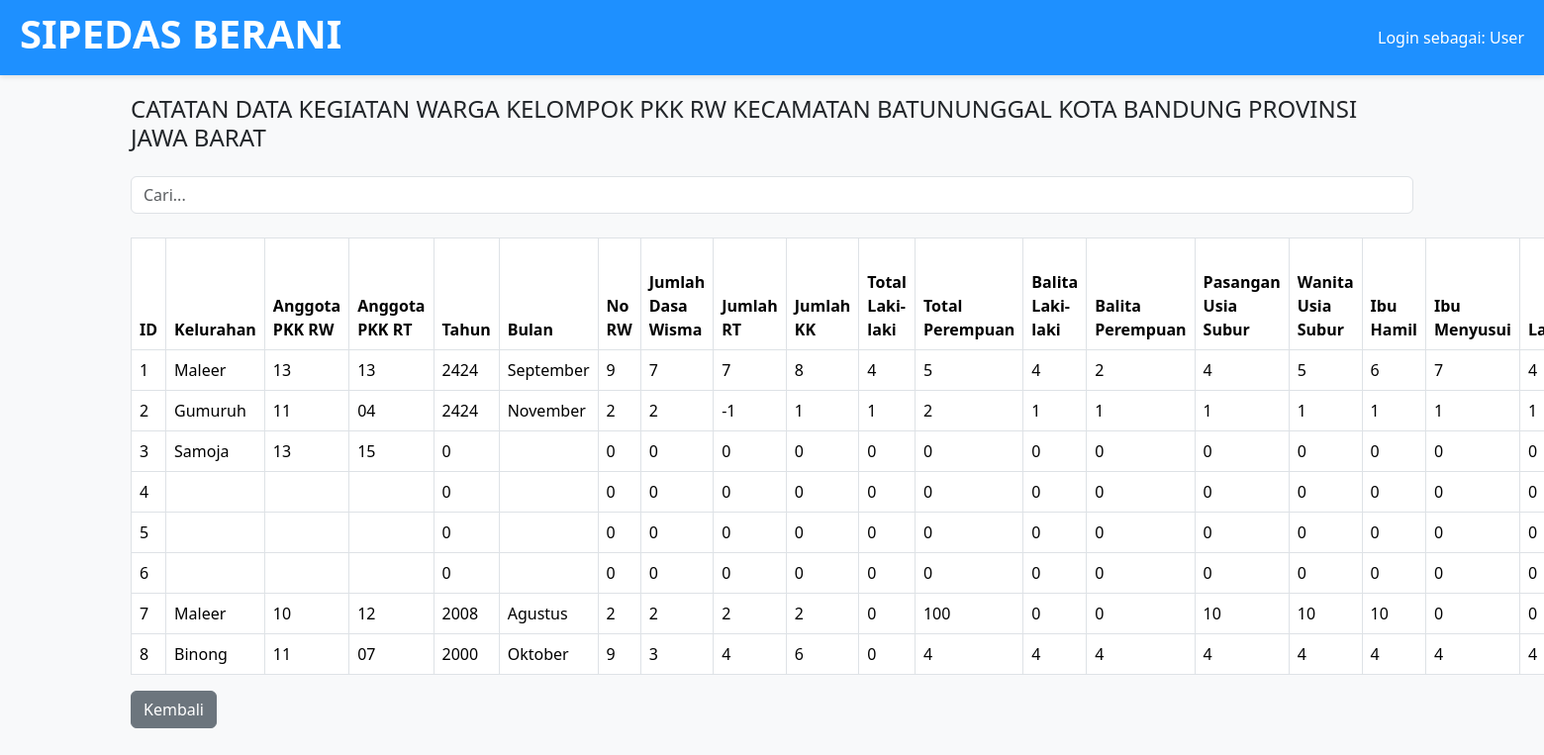
Page /view_rekap_catatan_pkk_rw.php on the committed database.
### tables this page shows
CREATE TABLE `rekap_catatan_pkk_rw` (
  `id` int(11) NOT NULL,
  `kelurahan` varchar(255) DEFAULT NULL,
  `anggota_pkk_rw` varchar(255) DEFAULT NULL,
  `anggota_pkk_rt` varchar(255) DEFAULT NULL,
  `tahun` int(11) DEFAULT NULL,
  `bulan` varchar(255) DEFAULT NULL,
  `no_rw` int(11) DEFAULT NULL,
  `jumlah_dasa_wisma` int(11) DEFAULT NULL,
  `jumlah_rt` int(11) DEFAULT NULL,
  `jumlah_kk` int(11) DEFAULT NULL,
  `total_laki_laki` int(11) DEFAULT NULL,
  `total_perempuan` int(11) DEFAULT NULL,
  `balita_laki_laki` int(11) DEFAULT NULL,
  `balita_perempuan` int(11) DEFAULT NULL,
  `pasangan_usia_subur` int(11) DEFAULT NULL,
  `wanita_usia_subur` int(11) DEFAULT NULL,
  `ibu_hamil` int(11) DEFAULT NULL,
  `ibu_menyusui` int(11) DEFAULT NULL,
  `lansia` int(11) DEFAULT NULL,
  `tiga_buta` int(11) DEFAULT NULL,
  `berkebutuhan_khusus` int(11) DEFAULT NULL,
  `sehat` int(11) DEFAULT NULL,
  `kurang_sehat` int(11) DEFAULT NULL,
  `memiliki_tempat_pembuangan_sampah` int(11) DEFAULT NULL,
  `memiliki_spal` int(11) DEFAULT NULL,
  `memiliki_jamban_keluarga` int(11) DEFAULT NULL,
  `menempel_stiker_p4k` int(11) DEFAULT NULL,
  `pdam` int(11) DEFAULT NULL,
  `sumur` int(11) DEFAULT NULL,
  `dll` int(11) DEFAULT NULL,
  `beras` int(11) DEFAULT NULL,
  `non_beras` int(11) DEFAULT NULL,
  `up2k` int(11) DEFAULT NULL,
  `pemanfaatan_tanah_perkarangan` int(11) DEFAULT NULL,
  `industri_rumah_tangga` int(11) DEFAULT NULL,
  `kesehatan_lingkungan` int(11) DEFAULT NULL,
  `keterangan` text DEFAULT NULL
);

### view_rekap_catatan_pkk_rw.php (the view, shortened to what this page needs)
<?php
include 'connect.php';
function fetchData($conn) {
    $sql = "SELECT * FROM rekap_catatan_pkk_rw";
    return $conn->query($sql);
}
$result = fetchData($conn);
?>
<!DOCTYPE html>
<html lang="en">
<head>
    <link rel="stylesheet" href="css/bootstrap.min.css">
    <link rel="stylesheet" href="css/styles.css">
</head>
<body>
    <header class="header">
        <div class="header-left">
            <h1>SIPEDAS BERANI</h1>
        </div>
        <div class="header-right">
            <span>Login sebagai: User</span>
        </div>
    </header>
    <div class="container mt-5">
        <h4 class="mt-5">CATATAN DATA KEGIATAN WARGA KELOMPOK PKK RW KECAMATAN BATUNUNGGAL KOTA BANDUNG PROVINSI JAWA BARAT</h4>
        <input type="text" id="searchKelurahan" placeholder="Cari..." class="form-control mt-4" onkeyup="filterTable()" style="margin-top: 80px;">
        <table class="table table-bordered mt-4">
        <thead>
                <tr>
                    <th>ID</th>
                    <th>Kelurahan</th>
                    <th>Anggota PKK RW</th>
                    <th>Anggota PKK RT</th>
                    <th>Tahun</th>
                    <th>Bulan</th>
                    <th>No RW</th>
                    <th>Jumlah Dasa Wisma</th>
                    <th>Jumlah RT</th>
                    <th>Jumlah KK</th>
                    <th>Total Laki-laki</th>
                    <th>Total Perempuan</th>
                    <th>Balita Laki-laki</th>
                    <th>Balita Perempuan</th>
                    <th>Pasangan Usia Subur</th>
                    <th>Wanita Usia Subur</th>
                    <th>Ibu Hamil</th>
                    <th>Ibu Menyusui</th>
                    <th>Lansia</th>
                </tr>
            </thead>
            <tbody>
                <?php if ($result->num_rows > 0): ?>
                    <?php while($row = $result->fetch_assoc()): ?>
                        <tr>
                            <td><?php echo $row['id']; ?></td>
                            <td><?php echo $row['kelurahan']; ?></td>
                            <td><?php echo $row['anggota_pkk_rw']; ?></td>
                            <td><?php echo $row['anggota_pkk_rt']; ?></td>
                            <td><?php echo $row['tahun']; ?></td>
                            <td><?php echo $row['bulan']; ?></td>
                            <td><?php echo $row['no_rw']; ?></td>
                            <td><?php echo $row['jumlah_dasa_wisma']; ?></td>
                            <td><?php echo $row['jumlah_rt']; ?></td>
                            <td><?php echo $row['jumlah_kk']; ?></td>
                            <td><?php echo $row['total_laki_laki']; ?></td>
                            <td><?php echo $row['total_perempuan']; ?></td>
                            <td><?php echo $row['balita_laki_laki']; ?></td>
                            <td><?php echo $row['balita_perempuan']; ?></td>
                            <td><?php echo $row['pasangan_usia_subur']; ?></td>
                            <td><?php echo $row['wanita_usia_subur']; ?></td>
                            <td><?php echo $row['ibu_hamil']; ?></td>
                            <td><?php echo $row['ibu_menyusui']; ?></td>
                            <td><?php echo $row['lansia']; ?></td>
                        </tr>
                    <?php endwhile; ?>
                <?php else: ?>
                    <tr>
                        <td colspan="22">Tidak ada data ditemukan.</td>
                    </tr>
                <?php endif; ?>
            </tbody>
        </table>
        <a href="mainmenu.php" class="btn btn-secondary">Kembali</a>
    </div>
</body>
</html>

### css/styles.css (style rules this page uses)
:root { --white: #ffffff; --blue: #1e90ff; }
body { background-color: #f8f9fa; display: flex; justify-content: center; align-items: center; }
.header { background-color: var(--blue); color: white; position: fixed; top: 0; left: 0; right: 0; padding: 10px 20px; box-shadow: 0 2px 5px rgba(0, 0, 0, 0.1); z-index: 1001; display: flex; justify-content: space-between; align-items: center; }
.header-left { flex: 1; }
.header-right { margin-left: 20px; font-weight: 500; }
.header h1 { font-weight: 700; }

### rows in the picture
rekap_catatan_pkk_rw: id "1", kelurahan "Maleer", anggota_pkk_rw "13", anggota_pkk_rt "13", tahun "2424", bulan "September", no_rw "9", jumlah_dasa_wisma "7", jumlah_rt "7", jumlah_kk "8", total_laki_laki "4", total_perempuan "5", balita_laki_laki "4", balita_perempuan "2", pasangan_usia_subur "4", wanita_usia_subur "5", ibu_hamil "6", ibu_menyusui "7", lansia "4"
rekap_catatan_pkk_rw: id "2", kelurahan "Gumuruh", anggota_pkk_rw "11", anggota_pkk_rt "04", tahun "2424", bulan "November", no_rw "2", jumlah_dasa_wisma "2", jumlah_rt "-1", jumlah_kk "1", total_laki_laki "1", total_perempuan "2", balita_laki_laki "1", balita_perempuan "1", pasangan_usia_subur "1", wanita_usia_subur "1", ibu_hamil "1", ibu_menyusui "1", lansia "1"
rekap_catatan_pkk_rw: id "3", kelurahan "Samoja", anggota_pkk_rw "13", anggota_pkk_rt "15", tahun "0", no_rw "0", jumlah_dasa_wisma "0", jumlah_rt "0", jumlah_kk "0", total_laki_laki "0", total_perempuan "0", balita_laki_laki "0", balita_perempuan "0", pasangan_usia_subur "0", wanita_usia_subur "0", ibu_hamil "0", ibu_menyusui "0", lansia "0"
rekap_catatan_pkk_rw: id "4", tahun "0", no_rw "0", jumlah_dasa_wisma "0", jumlah_rt "0", jumlah_kk "0", total_laki_laki "0", total_perempuan "0", balita_laki_laki "0", balita_perempuan "0", pasangan_usia_subur "0", wanita_usia_subur "0", ibu_hamil "0", ibu_menyusui "0", lansia "0"
rekap_catatan_pkk_rw: id "5", tahun "0", no_rw "0", jumlah_dasa_wisma "0", jumlah_rt "0", jumlah_kk "0", total_laki_laki "0", total_perempuan "0", balita_laki_laki "0", balita_perempuan "0", pasangan_usia_subur "0", wanita_usia_subur "0", ibu_hamil "0", ibu_menyusui "0", lansia "0"
rekap_catatan_pkk_rw: id "6", tahun "0", no_rw "0", jumlah_dasa_wisma "0", jumlah_rt "0", jumlah_kk "0", total_laki_laki "0", total_perempuan "0", balita_laki_laki "0", balita_perempuan "0", pasangan_usia_subur "0", wanita_usia_subur "0", ibu_hamil "0", ibu_menyusui "0", lansia "0"
rekap_catatan_pkk_rw: id "7", kelurahan "Maleer", anggota_pkk_rw "10", anggota_pkk_rt "12", tahun "2008", bulan "Agustus", no_rw "2", jumlah_dasa_wisma "2", jumlah_rt "2", jumlah_kk "2", total_laki_laki "0", total_perempuan "100", balita_laki_laki "0", balita_perempuan "0", pasangan_usia_subur "10", wanita_usia_subur "10", ibu_hamil "10", ibu_menyusui "0", lansia "0"
rekap_catatan_pkk_rw: id "8", kelurahan "Binong", anggota_pkk_rw "11", anggota_pkk_rt "07", tahun "2000", bulan "Oktober", no_rw "9", jumlah_dasa_wisma "3", jumlah_rt "4", jumlah_kk "6", total_laki_laki "0", total_perempuan "4", balita_laki_laki "4", balita_perempuan "4", pasangan_usia_subur "4", wanita_usia_subur "4", ibu_hamil "4", ibu_menyusui "4", lansia "4"
